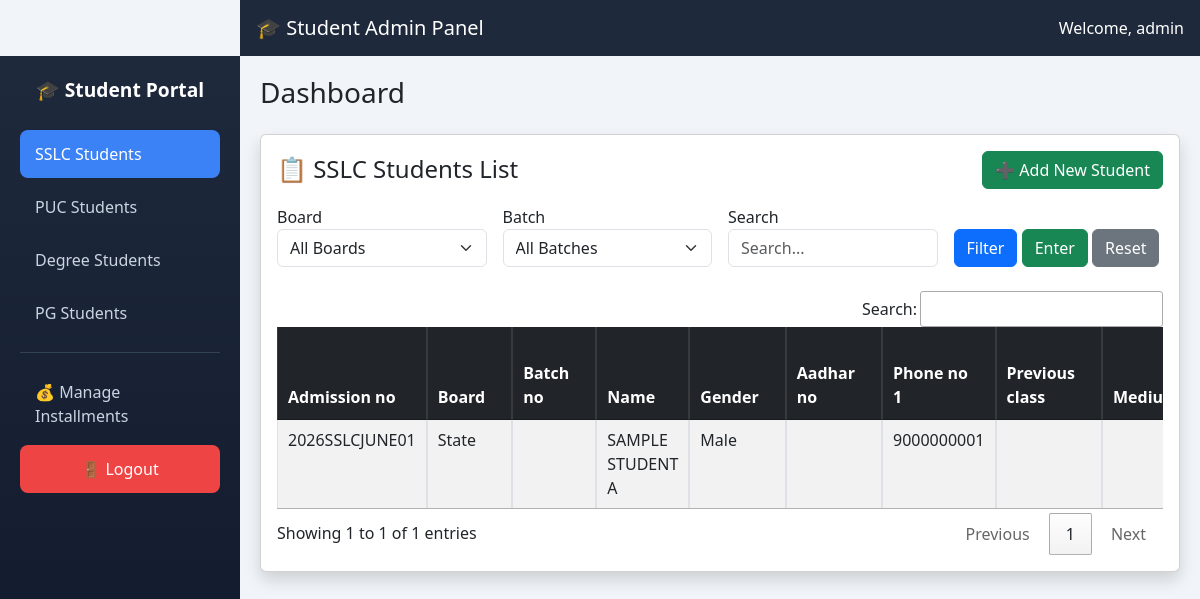
The app's page /dashboard.php (signed in) with its own data.
### tables this page shows
CREATE TABLE IF NOT EXISTS sslc_students (
  id INT AUTO_INCREMENT PRIMARY KEY,
  student_id VARCHAR(20) UNIQUE,
  student_name VARCHAR(150) NOT NULL,
  father_name VARCHAR(150) DEFAULT '',
  mother_name VARCHAR(150) DEFAULT '',
  dob DATE NULL,
  age VARCHAR(5) DEFAULT '0',
  category VARCHAR(50) DEFAULT '',
  caste VARCHAR(50) DEFAULT '',
  subcaste VARCHAR(50) DEFAULT '',
  gender VARCHAR(10) DEFAULT 'Male',
  aadhar_card VARCHAR(30) DEFAULT '',
  address TEXT,
  mobile VARCHAR(20) DEFAULT '',
  whatsapp VARCHAR(20) DEFAULT '',
  email VARCHAR(150) DEFAULT '',
  nationality VARCHAR(50) DEFAULT '',
  religion VARCHAR(50) DEFAULT '',
  mother_tongue VARCHAR(50) DEFAULT '',
  admission_year VARCHAR(10) DEFAULT '',
  admission_batch VARCHAR(20) DEFAULT '',
  admission_number VARCHAR(50) DEFAULT '',
  register_number VARCHAR(50) DEFAULT '',
  photo VARCHAR(255) DEFAULT '',
  board_id VARCHAR(100) DEFAULT '',
  course_id VARCHAR(100) DEFAULT '',
  combination_id VARCHAR(100) DEFAULT '',
  language1 VARCHAR(50) DEFAULT '',
  language2 VARCHAR(50) DEFAULT '',
  created_at TIMESTAMP DEFAULT CURRENT_TIMESTAMP
);

### includes/functions.php (called while the page is built, shortened)
<?php
function e($v) {
    return htmlspecialchars((string)($v ?? ''), ENT_QUOTES, 'UTF-8');
}

### dashboard.php (the view, shortened to what this page needs)
<?php
require_once __DIR__ . '/includes/header.php';
require_once __DIR__ . '/includes/sidebar.php';
$tab = $_GET['tab'] ?? 'sslc';
$tables = ['sslc' => 'sslc_students', 'puc' => 'puc_students', 'degree' => 'degree_students', 'pg' => 'pg_students'];
$search = e($_GET['search'] ?? '');
$conditions = [];
$where = !empty($conditions) ? ' WHERE ' . implode(' AND ', $conditions) : '';
$result = $conn->query("SELECT * FROM `{$tables[$tab]}`$where ORDER BY student_name ASC");
?>
<div class="main-content">
<h3 class="mb-4">Dashboard</h3>
<?php if ($tab === 'sslc'): ?>
<div class="card p-3 shadow">
<div class="d-flex justify-content-between align-items-center mb-3">
    <h4 class="m-0">📋 SSLC Students List</h4>
    <a href="sslc/add.php" class="btn btn-success">➕ Add New Student</a>
</div>
<form method="GET" class="row g-3 mb-4">
    <div class="col-md-3">
        <label>Board</label>
        <select name="board" class="form-select">
            <option value="">All Boards</option>
        </select>
    </div>
    <div class="col-md-3">
        <label>Batch</label>
        <select name="batch" class="form-select">
            <option value="">All Batches</option>
        </select>
    </div>
    <div class="col-md-3">
        <label>Search</label>
        <input type="text" name="search" value="<?= $search ?>" class="form-control" placeholder="Search...">
    </div>
    <div class="col-md-3 align-self-end">
        <button type="submit" class="btn btn-primary">Filter</button>
        <button type="submit" class="btn btn-success">Enter</button>
        <a href="dashboard.php?tab=sslc" class="btn btn-secondary">Reset</a>
    </div>
</form>
<div class="table-responsive">
<table id="sslcTable" class="table table-bordered table-striped table-hover">
<thead class="table-dark">
<tr>
    <th>Admission no</th>
    <th>Board</th>
    <th>Batch no</th>
    <th>Name</th>
    <th>Gender</th>
    <th>Aadhar no</th>
    <th>Phone no 1</th>
    <th>Previous class</th>
    <th>Medium</th>
</tr>
</thead>
<tbody>
<?php while ($row = $result->fetch_assoc()): ?>
<tr>
    <td><?= e($row['admission_number']) ?></td>
    <td><?= e($row['board_id']) ?></td>
    <td><?= e($row['admission_batch'] ?: ($row['batch'] ?? '')) ?></td>
    <td><?= e($row['student_name']) ?></td>
    <td><?= e($row['gender']) ?></td>
    <td><?= e($row['aadhar_card']) ?></td>
    <td><?= e($row['mobile']) ?></td>
    <td><?= e($row['prev_class'] ?? '') ?></td>
    <td><?= e($row['medium'] ?: ($row['prev_medium'] ?? '')) ?></td>
</tr>
<?php endwhile; ?>
</tbody>
</table>
</div>
</div>
<?php include __DIR__ . '/includes/datatables.php'; ?>
<?php endif; ?>
</div>
<?php include __DIR__ . '/includes/footer.php'; ?>

### includes/header.php (style rules this page uses)
body { margin:0; background:#f1f5f9; font-family: 'Segoe UI', sans-serif; }
.main-content { margin-left:240px; padding:20px; }
table.dataTable thead th.sorting::before, table.dataTable thead th.sorting::after, table.dataTable thead th.sorting_asc::before, table.dataTable thead th.sorting_desc::after { display: none !important; }

### records on screen
sslc_students: admission_number "2026SSLCJUNE01", board "State", student_name "SAMPLE STUDENT A", gender "Male", mobile "9000000001"

### other values on screen
$_SESSION['admin'] "admin"
